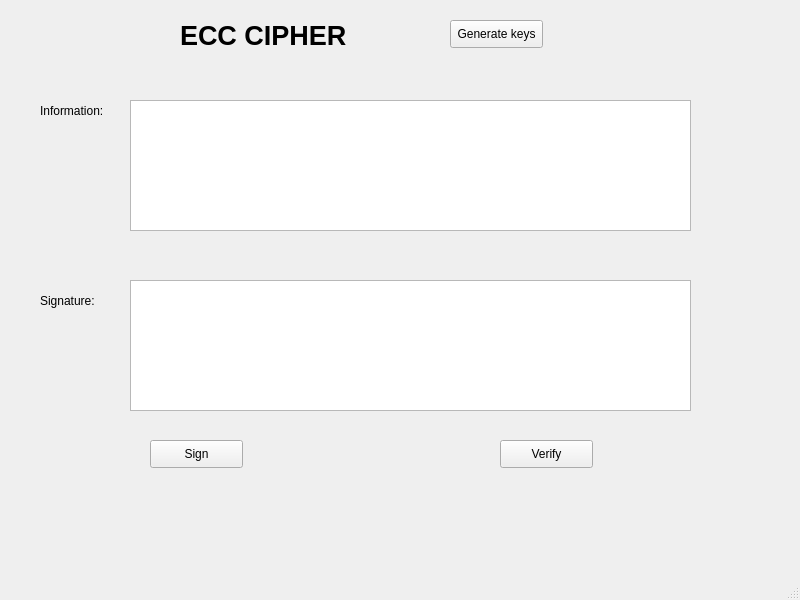
<?xml version="1.0" encoding="UTF-8"?>
<ui version="4.0">
 <class>MainWindow</class>
 <widget class="QMainWindow" name="MainWindow">
  <property name="geometry">
   <rect>
    <x>0</x>
    <y>0</y>
    <width>800</width>
    <height>600</height>
   </rect>
  </property>
  <property name="windowTitle">
   <string>MainWindow</string>
  </property>
  <widget class="QWidget" name="centralwidget">
   <widget class="QLabel" name="label">
    <property name="geometry">
     <rect>
      <x>180</x>
      <y>10</y>
      <width>221</width>
      <height>51</height>
     </rect>
    </property>
    <property name="font">
     <font>
      <pointsize>20</pointsize>
      <weight>75</weight>
      <bold>true</bold>
     </font>
    </property>
    <property name="text">
     <string>ECC CIPHER</string>
    </property>
   </widget>
   <widget class="QLabel" name="label_2">
    <property name="geometry">
     <rect>
      <x>40</x>
      <y>100</y>
      <width>91</width>
      <height>21</height>
     </rect>
    </property>
    <property name="text">
     <string>Information:</string>
    </property>
   </widget>
   <widget class="QLabel" name="label_3">
    <property name="geometry">
     <rect>
      <x>40</x>
      <y>290</y>
      <width>91</width>
      <height>21</height>
     </rect>
    </property>
    <property name="text">
     <string>Signature:</string>
    </property>
   </widget>
   <widget class="QPlainTextEdit" name="txt_info">
    <property name="geometry">
     <rect>
      <x>130</x>
      <y>100</y>
      <width>561</width>
      <height>131</height>
     </rect>
    </property>
   </widget>
   <widget class="QPlainTextEdit" name="txt_sign">
    <property name="geometry">
     <rect>
      <x>130</x>
      <y>280</y>
      <width>561</width>
      <height>131</height>
     </rect>
    </property>
   </widget>
   <widget class="QPushButton" name="btn_sign">
    <property name="geometry">
     <rect>
      <x>150</x>
      <y>440</y>
      <width>93</width>
      <height>28</height>
     </rect>
    </property>
    <property name="text">
     <string>Sign</string>
    </property>
   </widget>
   <widget class="QPushButton" name="btn_verify">
    <property name="geometry">
     <rect>
      <x>500</x>
      <y>440</y>
      <width>93</width>
      <height>28</height>
     </rect>
    </property>
    <property name="text">
     <string>Verify</string>
    </property>
   </widget>
   <widget class="QPushButton" name="btn_gen_keys">
    <property name="geometry">
     <rect>
      <x>450</x>
      <y>20</y>
      <width>93</width>
      <height>28</height>
     </rect>
    </property>
    <property name="text">
     <string>Generate keys</string>
    </property>
   </widget>
  </widget>
  <widget class="QMenuBar" name="menubar">
   <property name="geometry">
    <rect>
     <x>0</x>
     <y>0</y>
     <width>800</width>
     <height>21</height>
    </rect>
   </property>
  </widget>
  <widget class="QStatusBar" name="statusbar"/>
 </widget>
 <resources/>
 <connections/>
</ui>
